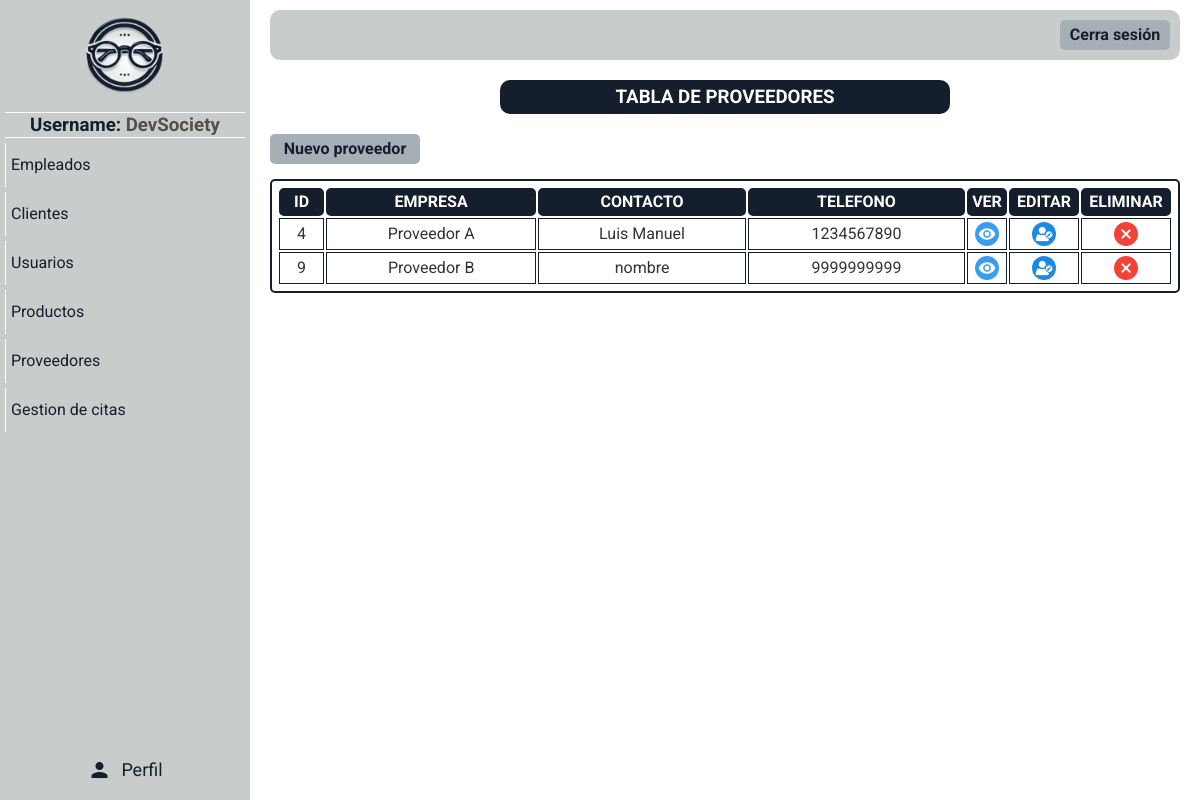
The page /paginas/mostrar_proveedores.php (signed in) on the database its author committed.
### tables this page shows
CREATE TABLE `empleados` (
  `id_empleado` int(10) NOT NULL,
  `nombres` varchar(100) DEFAULT NULL,
  `apellidos` varchar(100) DEFAULT NULL,
  `correo` varchar(100) DEFAULT NULL,
  `telefono` varchar(15) DEFAULT NULL,
  `direccion` varchar(255) DEFAULT NULL,
  `rol` varchar(50) DEFAULT NULL,
  `fecha_contratacion` date DEFAULT NULL,
  `usuario` varchar(50) DEFAULT NULL,
  `contrasena` varchar(255) DEFAULT NULL,
  `codigo_empleado` int(11) DEFAULT NULL
);

CREATE TABLE `proveedores` (
  `id_proveedor` int(11) NOT NULL,
  `nombre` varchar(100) DEFAULT NULL,
  `contacto` varchar(100) DEFAULT NULL,
  `correo` varchar(100) DEFAULT NULL,
  `telefono` varchar(15) DEFAULT NULL,
  `direccion` varchar(255) DEFAULT NULL,
  `suministro` varchar(50) DEFAULT NULL,
  `libre` int(11) DEFAULT NULL
);

### paginas/mostrar_proveedores.php (the view, shortened to what this page needs)
<!DOCTYPE html>
<html lang="en">
<head>
</head>
<body>
    <?php include "menu_panel.php";
    ?>
    <div class="usuarios-content main-content">
        <div class="titulo">
            <h3>TABLA DE PROVEEDORES</h3>
        </div>
        <div class="opciones-btn">
            <div class="btn-nuevo-cliente btn">
                <a href="./registrar_proveedor.php">Nuevo proveedor</a>
            </div>
        </div>
        <table>
            <tr>
                <th>ID</th>
                <th>EMPRESA</th>
                <th>CONTACTO</th>
                <th>TELEFONO</th>
                <th>VER</th>
                <th>EDITAR</th>
                <th>ELIMINAR</th>
            </tr>
            <?php
            require "../php/conexion.php";
            $datos_proveedor = "SELECT * FROM proveedores ORDER BY id_proveedor ASC";
            $resultado = mysqli_query($conectar, $datos_proveedor);
            while ($fila = mysqli_fetch_assoc($resultado)) { ?>
                <tr>
                    <td> <?php echo "$fila[id_proveedor]" ?></td>
                    <td> <?php echo "$fila[nombre]" ?></td>
                    <td> <?php echo "$fila[contacto]" ?></td>
                    <td> <?php echo "$fila[telefono]" ?></td>
                    <td class="btn-ver"> <a href="../paginas/ver_proveedor.php?origen=proveedores&id=<?php echo $fila['id_proveedor']; ?>"><img src="../imagenes/ojo.png" alt=""></a></td>
                    <td class="btn-editar"> <a href="../paginas/editar_proveedor.php?origen=proveedores&id=<?php echo $fila['id_proveedor']; ?>"><img src="../imagenes/edit.png" alt=""></a></td>
                    <td class="btn-eliminar"> <a href="#" onClick="validar('../php/delete_proveedor.php?id=<?php echo $fila['id_proveedor']; ?>','<?php echo addslashes($fila['nombre']); ?>');"><img src="../imagenes/borrar.png" alt=""></a></td>
                </tr>
            <?php
            }
            ?>
        </table>
    </div>
</body>
</html>

### paginas/menu_panel.php (shortened to what this page needs)
<?php
require '../php/conexion.php';
$query_empleado = "SELECT rol, usuario FROM empleados WHERE id_empleado = ? LIMIT 1";
$consulta_empleado = $conectar->prepare($query_empleado);
$consulta_empleado->bind_param("s", $_SESSION['id']);
$consulta_empleado->execute();
$resultado_empleado = $consulta_empleado->get_result();
$info_empleado = $resultado_empleado->fetch_assoc();
if ($resultado_empleado->num_rows > 0) {
    if ($_SESSION['rol'] == 'Administrador') {
        $options = '
        <a href="./mostrar_empleados.php">Empleados</a>
        <a href="./mostrar_clientes.php">Clientes</a>
        <a href="./mostrar_usuarios.php">Usuarios</a>
        <a href="./mostrar_productos.php">Productos</a>
        <a href="./mostrar_proveedores.php">Proveedores</a>
        <a href="./mostrar_citas.php">Gestion de citas</a>
    ';
    } else if ($_SESSION['rol'] == 'Empleado') {
        $options = '
        <a href="./mostrar_clientes.php">Clientes</a>
        <a href="./mostrar_productos.php">Productos</a>
        <a href="./mostrar_proveedores.php">Proveedores</a>
        <a href="./mostrar_citas.php">Gestión de citas</a>
        ';
    }
} else {
    require "../php/salir.php";
}
?>
<!DOCTYPE html>
<html lang="es">
<head>
    <link rel="stylesheet" href="../css/normalize.css">
    <link rel="stylesheet" href="../css/style.css">
</head>
</head>
<body>
    <div class="container-menu-lateral">
        <div class="sidebar">
            <div class="sidebar-logo">
                <a href="./dashboard.php"><img src="../imagenes/logo.png" alt=""></a>
            </div>
            <hr>
            <h3>Username: <span><?php echo $info_empleado['usuario'] ?></span></h3>
            <hr>
            <div class="btn-sidebar">
                <?php echo $options ?>
            </div>
            <div class="icon-container">
                <i class="material-icons">person</i>
                <a href="./perfil_empleado.php">Perfil</a>
            </div>
        </div>
    </div>
    <div class="main-content">
        <header class="header">
            <div class="btn-cerrar-sesion btn"><a href="../php/salir.php">Cerra sesión</a></div>
        </header>
    </div>
</body>
</html>

### css/style.css (style rules this page uses)
:root { --color0: #ffffff; --color1: #c8ccca; --color2: #151e2d; --color3: #a7afb6; --color4: #53504a; }
* { box-sizing: border-box; margin: 0; padding: 0; }
*, *::before, *::after { box-sizing: inherit; }
html { font-size: 62.5%; box-sizing: border-box; }
body { font-family: "Roboto"; font-size: 16px; line-height: 24px; color: #333; height: 100vh; }
.main-content { flex-grow: 1; padding: 10px 20px; margin-left: 250px; }
.btn { display: flex; cursor: pointer; width: 110px; height: 30px; background-color: var(--color3); justify-content: center; align-items: center; border-radius: 5px; font-weight: bold; }
.btn a { display: flex; color: var(--color2); text-decoration: none; height: 100%; width: 100%; justify-content: center; transition: 0.4s ease-out; align-items: center; }
.opciones-btn { display: flex; gap: 10px; margin-top: 20px; }
.container-menu-lateral { display: flex; height: 100%; position: fixed; }
.sidebar { text-align: center; width: 250px; background-color: var(--color1); color: var(--color0); }
.sidebar h3 { color: var(--color2); }
.sidebar hr { max-width: 250px; background-color: var(--color0); height: 1px; border: none; }
.btn-sidebar a { text-align: start; display: flex; align-items: center; color: var(--color2); text-decoration: none; padding: 10px 5px; margin: 5px 0; width: 100%; border-left: var(--color0) solid 0.5px; transition: font-size 0.2s ease-out; }
.sidebar-logo img { width: 100px; }
.header { display: flex; align-items: center; justify-content: end; background-color: var(--color1); height: 50px; border-radius: 10px; padding: 10px; }
.titulo { width: 450px; text-align: center; margin: auto; background-color: var(--color2); padding: 5px; color: var(--color0); border-radius: 10px; margin-bottom: 5px; }
table { border: var(--color2) solid 2px; margin: auto; margin-top: 15px; padding: 5px; width: 100%; border-radius: 5px; }
th { background-color: var(--color2); border: 2px var(--color2) solid; color: var(--color0); border-radius: 5px; }
td { text-align: center; border: var(--color2) solid 1px; }
td a { display: flex; justify-content: center; align-items: center; padding: 3px 0; }
.btn-editar img { border-radius: 100%; }
.btn-eliminar { width: 90px; transition: 0.3s ease-out; }
.btn-editar { width: 70px; transition: 0.3s ease-out; }
.btn-ver { width: 40px; transition: 0.3s ease-out; }
.btn-nuevo-cliente { width: 150px; }
span { color: var(--color4); }
.sidebar { display: flex; flex-direction: column; height: 100vh; padding: 5px; background-color: var(--color1); }
.sidebar-logo img { width: 100px; height: auto; }
.btn-sidebar { margin-bottom: 20px; }
.icon-container { margin-top: auto; display: flex; justify-content: center; align-items: center; gap: 10px; height: 50px; }
.icon-container i { color: var(--color2); font-size: 24px; }
.icon-container a { text-decoration: none; color: var(--color2); font-size: 18px; }

### rows shown on the page
empleados: usuario "DevSociety"
proveedores: id_proveedor "4", nombre "Proveedor A", contacto "Luis Manuel", telefono "1234567890"
proveedores: id_proveedor "9", nombre "Proveedor B", contacto "nombre", telefono "9999999999"
